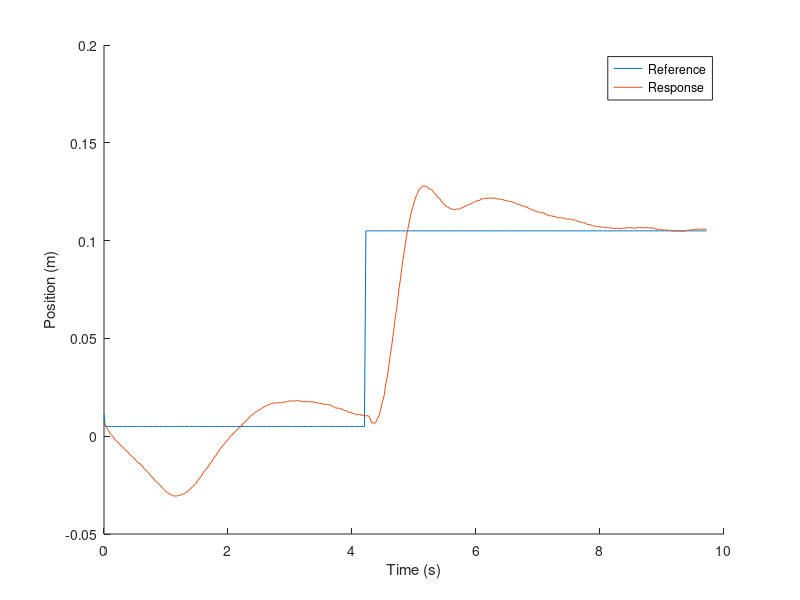

Source code (MATLAB):
% PID performance check
clear variables
close all
clc

% Colors
blue = [0.3010, 0.7450, 0.9330];
red = [0.6350, 0.0780, 0.1840];
yellow = [0.9290, 0.6940, 0.1250];
black = [0, 0, 0];

%% Load data
data = load("data/pid_step_input_10");

% preprocessing
timelen = length(data.meas_time);
data.meas_time = data.meas_time(2:end);
data.meas_time = data.meas_time - data.meas_time(1);
data.hover_setpoint_x = data.hover_setpoint_x(2:timelen);
data.hover_setpoint_y = data.hover_setpoint_y(2:timelen);
data.hover_setpoint_z = data.hover_setpoint_z(2:timelen);
data.meas_pos_x = data.meas_pos_x(2:timelen);
data.meas_pos_y = data.meas_pos_y(2:timelen);
data.meas_pos_z = data.meas_pos_z(2:timelen);
data.input_x = data.input_x(2:timelen);
data.input_y = data.input_y(2:timelen);
data.input_z = data.input_z(2:timelen);


% select desired time
trange = [0, data.meas_time(end)];
% trange = [2, 6];

[~,indexl] = min(abs(data.meas_time-trange(1)));
[~,indexr] = min(abs(data.meas_time-trange(2)));


%% Figure
figure('Name','PID step response')
hold on
plot(data.meas_time, data.hover_setpoint_y)
plot(data.meas_time, data.meas_pos_y)
legend('Reference', 'Response')
xlabel('Time (s)')
ylabel('Position (m)')







